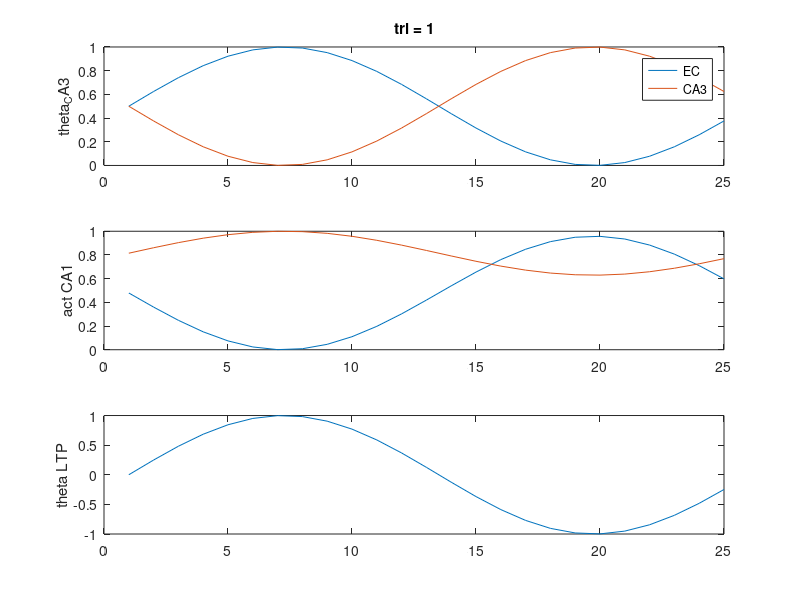
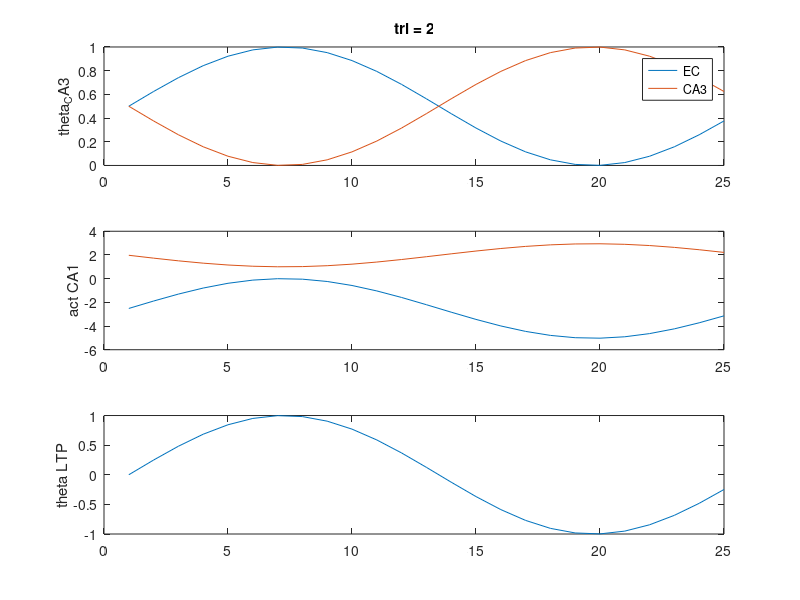
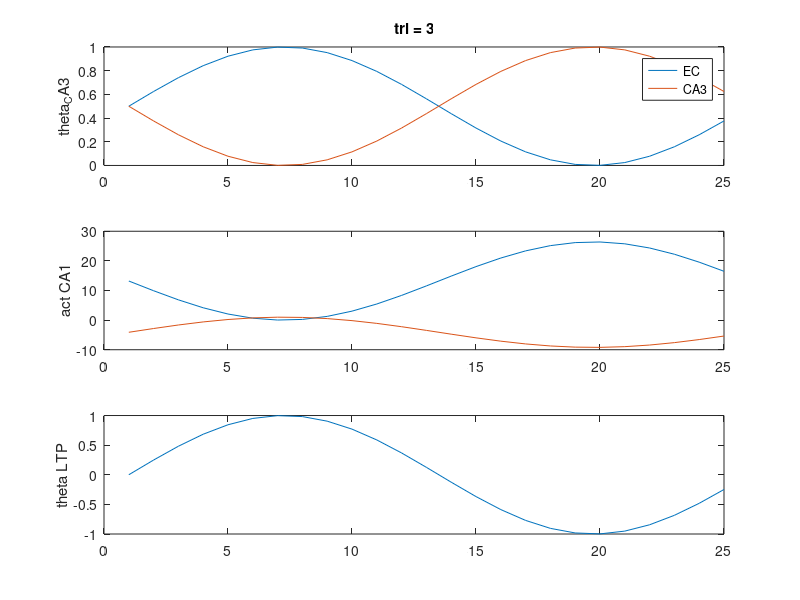
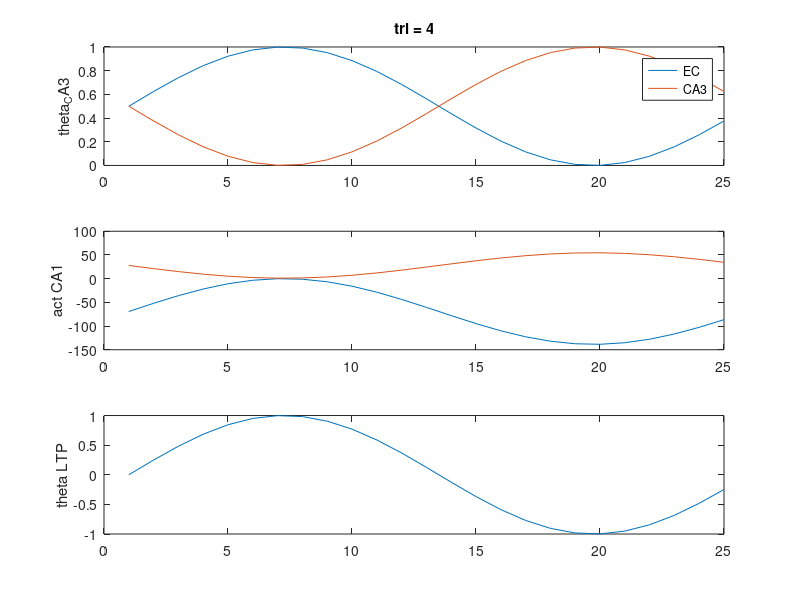

MATLAB code for these plots, in order:
function [] = hasselmo2002_Task_firstPass()

% hasselmo_2002 theta model
% runtime parameters
X = 1; 
% [0 to 1] smaller means theta has less effect on functional strength
% paper is vague about whether different values are used for the different
% layers (CA3 vs EC), for now we'll assume that it is a single fixed
% parameter.

% params
nTSteps = 25;
nCA1cells = 2;
nCA3cells = 2;
nECcells = 2;

dt = 0.005; % 5 ms
thF = 8; % 8 Hz
stepsPerCycle = ceil(((1/thF)/dt));
phaseStep = (2*pi)/stepsPerCycle; % numnber of radians to increment theta phase by for each time steps
nTrls = 5;


% allocate arrays
a_CA1 = nan(nCA1cells,nTSteps);
a_CA3 = nan(nCA3cells,nTrls); 
a_EC  = nan(nECcells, nTrls);
w_CA3 = rand(nCA1cells, nCA3cells);
w_EC  = eye(nCA1cells, nECcells); % identity matrix p.801

phase_EC = nan(nTSteps,1);   theta_EC = nan(nTSteps,1);
phase_CA3 = nan(nTSteps,1);  theta_CA3 = nan(nTSteps,1);
phase_LTP = nan(nTSteps,1);  theta_LTP = nan(nTSteps,1);

stage = 1; 

for trl = 1:nTrls
  % initialize first timestep
  % NOTE: THESE NEED TO BE SET FOR EACH PHASE OF THE TASK, TRL
 
  t = 1;
  a_CA3(:,1) = [0; 1]; % rand(nCA3cells,1) > .5;
  a_EC(:,1)  = [0; 1]; % rand(nECcells, 1) > .5;
  
  phase_EC(1)  = 0;    theta_EC(1)  = (X/2) * sin(phase_EC(1))  + (1-(X/2));
  phase_CA3(1) = pi;   theta_CA3(1) = (X/2) * sin(phase_CA3(1)) + (1-(X/2));
  phase_LTP(1) = 0;    theta_LTP(1) = sin(phase_LTP(1));
  
  a_CA1(:,1) = ((theta_EC(1) .* w_EC) * a_EC(:,stage)) + ((theta_CA3(1) .* w_CA3) * a_CA3(:,1)); % eq 2.4 p.799
  
  tempXprod(:,:,1) = (theta_LTP(1) .* a_CA1(:,1)) * a_CA3(:,stage)';
  % run one theta cycle
  for t = 2:stepsPerCycle
    
    % phasic input
    phase_EC(t)  = phase_EC(t-1)  + phaseStep;  theta_EC(t)  = (X/2) * sin(phase_EC(t))  + (1-(X/2));  % eq 2.2 p.799
    phase_CA3(t) = phase_CA3(t-1) + phaseStep;  theta_CA3(t) = (X/2) * sin(phase_CA3(t)) + (1-(X/2));  % eq 2.3 p.799
    phase_LTP(t) = phase_LTP(t-1) + phaseStep;  theta_LTP(t) = sin(phase_LTP(t));                      % eq 2.5 p.799
    
    
    %a_CA1 = w_EC .* a_EC + w_CA3 .* a_CA3; % eq 2.1
    a_CA1(:,t ) = ((theta_EC(t) .* w_EC) * a_EC(:,stage)) + ((theta_CA3(t) .* w_CA3) * a_CA3(:,stage)); % eq 2.4 p.799
    
    tempXprod(:,:,t) = (theta_LTP(t) .* a_CA1(:,t)) * a_CA3(:,stage)';
  end
  
  % compute weight updates after each theta cycle
  dw_CA3(:,:) = sum(tempXprod,3);
  
  %(repmat(theta_LTP,nCA1cells,1) .* a_CA1) * repmat(a_CA3(:,trl),1,stepsPerCycle)'); % eq. 2.6 p.801
  
  fprintf('Trial %i\n',stage);
  if any(isnan(dw_CA3)), keyboard, end
  w_CA3, dw_CA3
  w_CA3 = w_CA3 + dw_CA3;
  w_CA3
  
  if 1
    figure;
    subplot(3,1,1);
    plot(theta_EC)
    hold on; plot(theta_CA3)
    ylabel('theta_CA3');
    legend('EC','CA3'); ylim([0 1]);
    title(['trl = ', num2str(trl)]);
    
    subplot(3,1,2);
    plot(a_CA1');
    ylabel('act CA1');
    
    subplot(3,1,3);
    plot(theta_LTP)
    ylabel('theta LTP');
    pause
  end
end

% 
% 
% %% Task
% 
% %  n trials
% w_CA3() = K * a_EC() * a_CA3(); %NEEDS ATTN< ALSO DEFINE K eq 2.8 p.803
% 
% % e trials
% w_CA3() = w_CA3() + sum(); % eq. 2.9 p.803
% 
% % c trials
%  % eq. 2.10 p. 803-4
% 
% % r choice
% a_CA1() = ; % eq. 2.11 p.804
% 

%% plotting
%keyboard



figure; 
subplot(3,1,1);
plot(theta_EC)
hold on; plot(theta_CA3)
legend('EC','CA3'); ylim([0 1]);

subplot(3,1,2);
plot(a_CA1');

subplot(3,1,3);
plot(theta_LTP)
